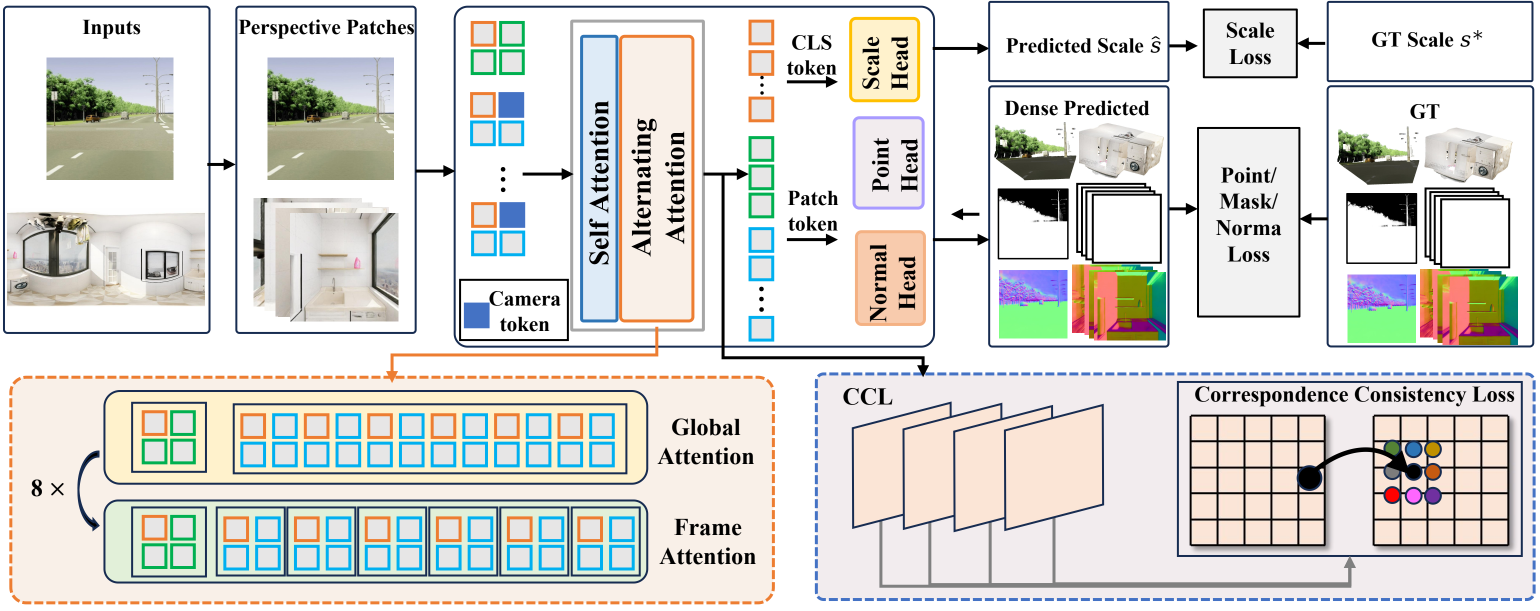
#> input picture assets/teaser.png, 3079 x 1222 px (shown at 1/2 size)
$ python -i dataset_readers.py   (imports and definitions only)
#> lines starting #> are read from the running program, lines starting #| are printed output that depends on the picture
#> further down, picture is the input picture: shape (1222, 3079, 3); mean B, G, R 213, 217.1, 217.7
"""Per-dataset reader functions.

All reader functions share the unified signature::

    reader(instance: dict, read_image_fn) -> Optional[dict]

Returning a dict containing at least ``image``, ``depth``, ``intrinsics``
(perspective) or panorama-specific keys, or ``None`` if the sample failed
to load.
"""

from pathlib import Path
from typing import Optional, Dict, Callable, Tuple, List
from functools import lru_cache
import os

# Enable OpenCV's OpenEXR backend at module import time so that EXR-backed
# panorama readers work regardless of import order.
# [1 line not run here, left out]

import numpy as np
import cv2
from PIL import Image
import utils3d


# ---------- Edge flying-point filter constants ----------
EDGE_MASK_RTOL = 0.1  # relative tolerance for edge flying-point filter


# ---------- 通用工具函数 ----------

# [177 lines left out: functions _filter_edge_flying_points, _process_depth, _normalize_intrinsics, _load_depthmaster_depth, load_hypersim, _xyzcube_fov95, not called in this run]


def _xyz2uv(xyz: np.ndarray) -> np.ndarray:
    x, y, z = np.split(xyz, 3, axis=-1)
    u = np.arctan2(x, z)
    c = np.sqrt(x**2 + z**2)
    v = np.arctan2(y, c)
    return np.concatenate([u, v], axis=-1)


def _uv2coor(uv: np.ndarray, h: int, w: int) -> np.ndarray:
    u, v = np.split(uv, 2, axis=-1)
    coor_x = (u / (2 * np.pi) + 0.5) * w - 0.5
    coor_y = (-v / np.pi + 0.5) * h - 0.5
    return np.concatenate([coor_x, coor_y], axis=-1)


# ---------- 缓存的 e2c remap 映射表 ----------

@lru_cache(maxsize=12)
def _get_e2p_remap_maps(u_deg: float, v_deg: float, face_w: int, h: int, w: int) -> Tuple[np.ndarray, np.ndarray]:
    """计算并缓存 ERP → 透视投影的 cv2.remap 映射表。

    映射表只依赖于视角参数和图像尺寸，与图像内容无关，
    因此可以安全地缓存复用，避免每次调用都重新计算。

    Args:
        u_deg: 水平旋转角度
        v_deg: 垂直旋转角度
        face_w: 输出面的边长
        h: ERP 图像高度
        w: ERP 图像宽度

    Returns:
        map_x, map_y: cv2.remap 所需的 float32 映射表，shape=(face_w, face_w)
    """
    h_fov = v_fov = np.deg2rad(95.0)

    # 生成透视视角的 xyz 坐标
    out = np.ones((face_w, face_w, 3), np.float32)
    x_max = np.tan(h_fov / 2)
    y_max = np.tan(v_fov / 2)
    x_rng = np.linspace(-x_max, x_max, num=face_w, dtype=np.float32)
    # y_rng 从 +y_max 到 -y_max，使得：
    #   r=0（图像顶部）→ y=+y_max → 经 _xyz2uv 得到正仰角 → ERP 顶部（天空）
    #   r=H-1（图像底部）→ y=-y_max → 经 _xyz2uv 得到负仰角 → ERP 底部（地面）
    # 这样采样出来的图像是正视角（顶部对应天空），与透视图先验一致。
    # 注意：这里的 y_rng 是 ERP 球面采样坐标（用于 _xyz2uv），不是世界坐标系的 y。
    # 世界坐标系使用 OpenCV y-down（_xyzcube_fov95 中 r=0 时 y=-0.546，即向上）。
    # 两者方向一致：cubemap r=0 = 天空。
    y_rng = np.linspace(y_max, -y_max, num=face_w, dtype=np.float32)
    out[..., :2] = np.stack(np.meshgrid(x_rng, y_rng), -1)

    u = -u_deg * np.pi / 180
    v = v_deg * np.pi / 180

    # 旋转矩阵
    Rx = _rotation_matrix(v, [1, 0, 0])
    Ry = _rotation_matrix(u, [0, 1, 0])
    xyz = out.dot(Rx).dot(Ry)

    uv = _xyz2uv(xyz)
    coor_xy = _uv2coor(uv, h, w)

    # 提取 map_x, map_y 用于 cv2.remap
    map_x = coor_xy[..., 0].astype(np.float32)
    map_y = coor_xy[..., 1].astype(np.float32)

    return map_x, map_y


def _e2c_fov95(e_img: np.ndarray, face_w: int = 512, order: int = 1) -> np.ndarray:
    """将 equirectangular 全景图投影为 6 个 cubemap 面 (FOV=95°)。

    使用 cv2.remap 替代 scipy.ndimage.map_coordinates 进行采样，
    并缓存采样坐标映射表以避免重复计算，显著提升性能。

    Args:
        e_img: (H, W, C) equirectangular 图像
        face_w: cubemap 每个面的边长
        order: 插值阶数，0=最近邻，1=双线性（默认）。深度图应使用 order=0

    Returns:
        cubemap: (6, face_w, face_w, C) 6 个面的图像
    """
#> called with face_w = 512, order = 1
    if e_img.shape[-1] == 4:
        e_img = e_img[:, :, :3]
    h, w = e_img.shape[:2]
#> h = 1222; w = 3079
    C = e_img.shape[2] if len(e_img.shape) == 3 else 1
#> C = 3

    # cv2.remap 插值模式映射
    interp = cv2.INTER_NEAREST if order == 0 else cv2.INTER_LINEAR

    cubemap = np.zeros((6, face_w, face_w, C), dtype=e_img.dtype)
    u_degs = [0, 90, 180, 270, 0, 0]
    # v_deg 含义：绕 x 轴旋转，正值向上仰（看向 ERP y+/天空），负值向下俯（看向 ERP y-/地面）
    #   Up 面（看向天空，ERP y+）：v_deg=+90
    #   Down 面（看向地面，ERP y-）：v_deg=-90
    v_degs = [0, 0, 0, 0, 90, -90]

    # 采样坐标系直接使用 OpenCV 标准（y 向下）：
    #   pixel(r,c) -> cam = (x_rng[c], y_rng[r], 1)，r=0 时 y 最大（图像顶部对应天空）
    # 采样出来的图像天然就是正视角，无需任何后处理变换。
    # Up/Down 面的 u_deg 为 0，v_deg 分别为 +90/-90，与 _xyzcube_fov95 一致。
    _face_transforms = [
        lambda img: img.copy(),   # Front: 无变换
        lambda img: img.copy(),   # Right: 无变换
        lambda img: img.copy(),   # Back:  无变换
        lambda img: img.copy(),   # Left:  无变换
        lambda img: img.copy(),   # Up:    无变换
        lambda img: img.copy(),   # Down:  无变换
    ]

    for i in range(6):
        # 获取缓存的 remap 映射表（首次调用时计算，后续直接复用）
        map_x, map_y = _get_e2p_remap_maps(u_degs[i], v_degs[i], face_w, h, w)
        # cv2.remap 原生支持多通道，无需逐通道处理
        pers_img = cv2.remap(
            e_img, map_x, map_y,
            interpolation=interp,
            borderMode=cv2.BORDER_WRAP  # ERP 水平方向环绕
        )
        if len(pers_img.shape) == 2:
            pers_img = pers_img[..., None]
        cubemap[i] = _face_transforms[i](pers_img)
#> this loop made 6 passes
#> pass 1, in _e2c_fov95, `pers_img = cv2.remap( e_img, map_x, map_y, interpolation=interp, borde..`:
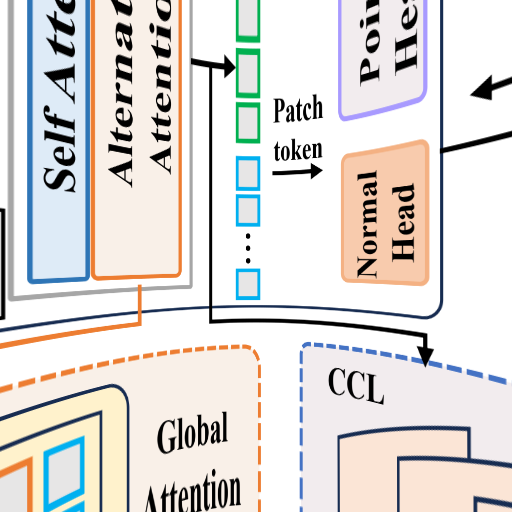
#> pers_img: shape (512, 512, 3); mean B, G, R 216.3, 219.1, 222.4
#> pass 2, in _e2c_fov95, `pers_img = cv2.remap( e_img, map_x, map_y, interpolation=interp, borde..`:
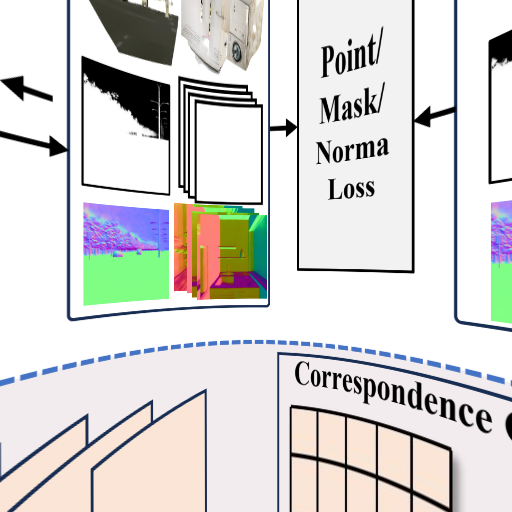
#> pers_img: shape (512, 512, 3); mean B, G, R 212, 214.3, 215.5
#> pass 3, in _e2c_fov95, `pers_img = cv2.remap( e_img, map_x, map_y, interpolation=interp, borde..`:
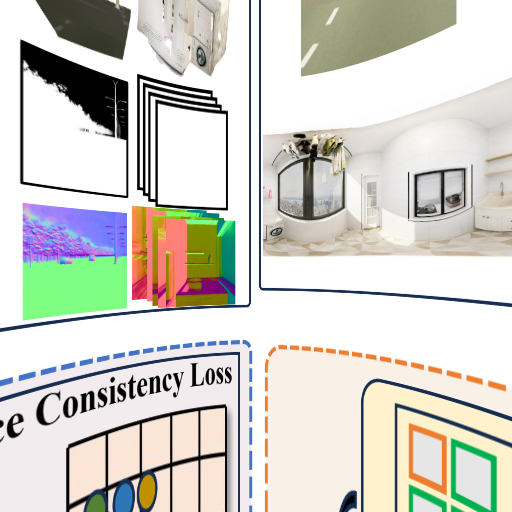
#> pers_img: shape (512, 512, 3); mean B, G, R 201.9, 209.2, 210.4
#> after the loop:
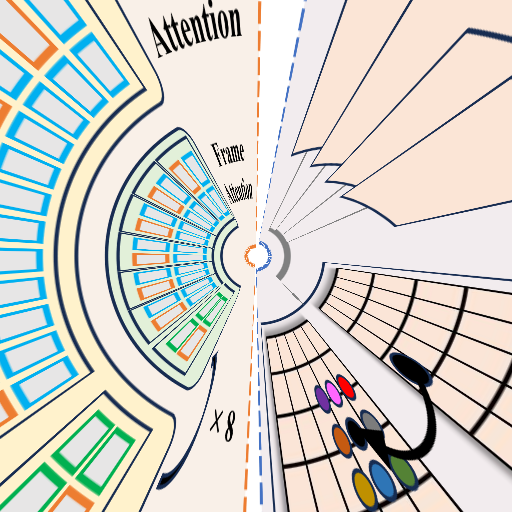
#> pers_img: shape (512, 512, 3); mean B, G, R 202.8, 210.5, 211.7

    return cubemap


def _rotation_matrix(rad: float, ax: list) -> np.ndarray:
    ax = np.array(ax, dtype=np.float64)
    ax = ax / np.sqrt((ax**2).sum())
    R = np.diag([np.cos(rad)] * 3)
    R = R + np.outer(ax, ax) * (1.0 - np.cos(rad))
    ax = ax * np.sin(rad)
    R = R + np.array([[0, -ax[2], ax[1]],
                      [ax[2], 0, -ax[0]],
                      [-ax[1], ax[0], 0]])
    return R.astype(np.float32)


# [220 lines left out: functions _get_cubemap_K_W2C, load_structured3d, load_structured3d_erp, not called in this run]


# ---------- Reader registry ----------

DATASET_READERS = {
    # Perspective dataset
    'hypersim': load_hypersim,
    # Panoramic dataset (cubemap projection performed inside the reader, CPU)
    'structured3d': load_structured3d,
    # Panoramic dataset (raw ERP only; cubemap projection deferred to GPU via E2C_GPU)
    'structured3d_erp': load_structured3d_erp,
}


# [8 lines left out: function get_reader, not called in this run]

>>> import cv2
>>> picture = cv2.imread('../../assets/teaser.png')
>>> result = _e2c_fov95(picture)
